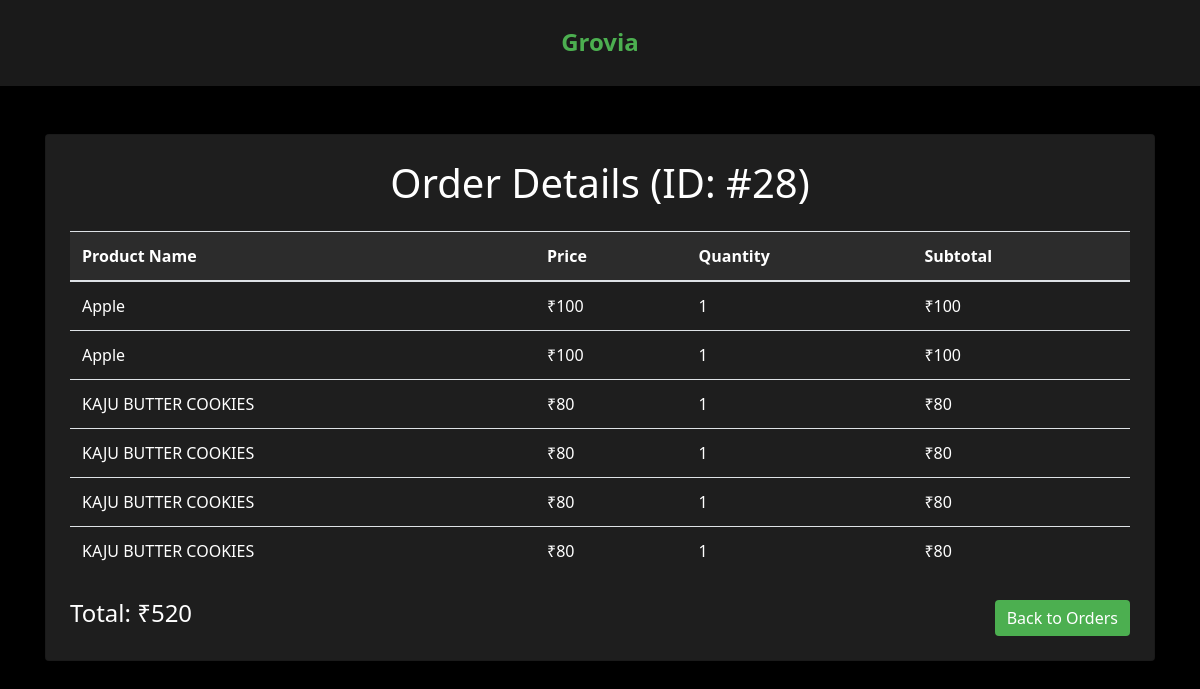
Page /ordered_products/28 (signed in) on the committed database.
### vault.py (models this page shows, shortened)
class Order_Detail(Base):
    __tablename__ = 'order_detail'
    id = Column(Integer, primary_key=True, autoincrement=True)
    user_id = Column('user_id', Integer)
    total = Column('total', Integer)
    created_at = Column('created_at', String)

class Order_Items(Base):
    __tablename__ = 'order_items'
    id = Column(Integer, primary_key=True, autoincrement=True)
    user_id = Column('user_id', Integer)
    order_id = Column('order_id', Integer)
    product_id = Column('product_id', Integer)
    product_name = Column('product_name', String)
    product_price = Column('product_price', Integer)
    quantity = Column('quantity', Integer)
    amount = Column('amount', Integer)
    created_at = Column('created_at', String)

### user_routes.py (the view, shortened to what this page needs)
@app.route('/ordered_products/<int:oid>')
@login_required
def ordered_products(oid):
    order = agent.query(Order_Detail).filter(Order_Detail.id == oid).first()
    if not order:
        flash("Order not found.", "danger")
        return redirect('/orders/' + str(session['user']))
    if order.user_id != session['user']:
        flash("Unauthorized access to this order.", "danger")
        return redirect('/orders/' + str(session['user']))
    ordered_items = agent.query(Order_Items).filter(Order_Items.order_id == oid).all()
    return render_template('user/ordered_products.html', order=order, ordered_items=ordered_items)

### user_routes.py (called while the page is built)
def login_required(f):
    @wraps(f)
    def decorated_function(*args, **kwargs):
        if 'user' not in session:
            return render_template('login/login.html')
        return f(*args, **kwargs)
    return decorated_function

### templates/user/ordered_products.html (shortened to what this page needs)
<!DOCTYPE html>
<html lang="en">
  <head>
    <link
      rel="stylesheet"
      href="https://stackpath.bootstrapcdn.com/bootstrap/4.5.2/css/bootstrap.min.css"
    />
  </head>
  <body>
    <div class="main">
      <div class="navigation">
        <h2><a href="/">Grovia</a></h2>
      </div>
    </div>
    <div class="container mt-5 mb-5">
      <div class="card shadow-lg p-4 mb-5 rounded">
        <div class="row g-0">
          <div class="col-md-12">
            <h1 class="mb-4 text-center">Order Details (ID: #{{ order.id }})</h1>
            <table class="table table-hover">
              <thead>
                <tr>
                  <th>Product Name</th>
                  <th>Price</th>
                  <th>Quantity</th>
                  <th>Subtotal</th>
                </tr>
              </thead>
              <tbody>
                {% if ordered_items %}
                  {% for item in ordered_items %}
                    <tr>
                      <td>{{ item.product_name }}</td>
                      <td>₹{{ item.product_price }}</td>
                      <td>{{ item.quantity }}</td>
                      <td>₹{{ item.product_price * item.quantity }}</td>
                    </tr>
                  {% endfor %}
                {% else %}
                  <tr>
                    <td colspan="4" class="text-center">No items found in this order.</td>
                  </tr>
                {% endif %}
              </tbody>
            </table>
            <div class="d-flex justify-content-between align-items-center mt-4">
              <h4>Total: ₹{{ order.total }}</h4>
              <button
                class="btn btn-primary"
                onclick="location.href='/orders/{{ order.user_id }}'"
              >
                Back to Orders
              </button>
            </div>
          </div>
        </div>
      </div>
    </div>
  </body>
</html>

### templates/user/ordered_products.html (style rules this page uses)
body { background-color: #000; color: #fff; font-family: "Segoe UI", Tahoma, Geneva, Verdana, sans-serif; }
.navigation { background-color: #1a1a1a; padding: 20px; text-align: center; }
.navigation a { color: #4caf50; text-decoration: none; font-size: 24px; font-weight: bold; }
.card { background-color: #1e1e1e; color: #fff; animation: fadeInUp 0.6s ease; }
.table { color: #fff; }
.table thead { background-color: #2c2c2c; }
.btn-primary { background-color: #4caf50; border: none; }

### rows in the picture
Order_Detail: id "28", total "520"
Order_Items: product_name "Apple", product_price "100", quantity "1", item.product_price*item.quantity "100"
Order_Items: product_name "Apple", product_price "100", quantity "1", item.product_price*item.quantity "100"
Order_Items: product_name "KAJU BUTTER COOKIES", product_price "80", quantity "1", item.product_price*item.quantity "80"
Order_Items: product_name "KAJU BUTTER COOKIES", product_price "80", quantity "1", item.product_price*item.quantity "80"
Order_Items: product_name "KAJU BUTTER COOKIES", product_price "80", quantity "1", item.product_price*item.quantity "80"
Order_Items: product_name "KAJU BUTTER COOKIES", product_price "80", quantity "1", item.product_price*item.quantity "80"
